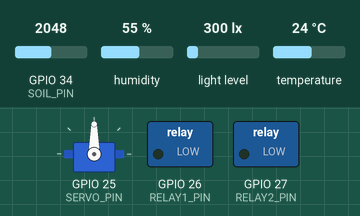
Bench run of a sketch on a simulated ESP32. Shown: servo, switched loads named in the sketch (green lamp = pin HIGH). The test bench sets the inputs (shaded band); at power-on: GPIO 34 (SOIL_PIN) = 2048, humidity 55 %, light level 300 lx, temperature 24 °C. WiFi joins after 1.5 s; servers stay silent unless stated; uploads are accepted with an empty reply; what the sketch prints to the serial monitor is not drawn.

Above: at 2.7 s.
2.8 s: GPIO 34 (SOIL_PIN) set to 2295
4.7 s: GPIO 34 (SOIL_PIN) set to 2419
At 6.7 s:
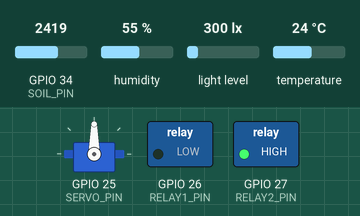
7.0 s: GPIO 34 (SOIL_PIN) set to 2148
8.7 s: GPIO 34 (SOIL_PIN) set to 2029
At 10.2 s:
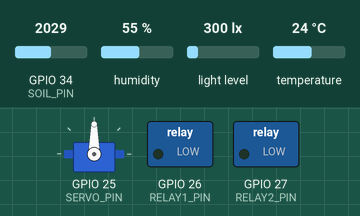
10.9 s: GPIO 34 (SOIL_PIN) set to 2866
At 12.0 s:
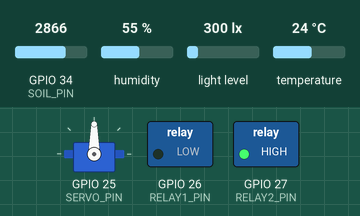
Timing chart, 0 to 13.9 s (numbered marks = the images above; inputs shaded):
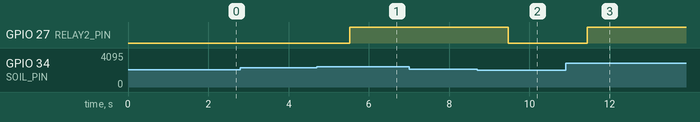

The sketch:

esp32.ino
```cpp
#include <WiFi.h>
#include <Wire.h>
#include <HTTPClient.h>
#include <Adafruit_AHTX0.h>
#include <Adafruit_BMP280.h>
#include <BH1750.h>
#include <ESP32Servo.h>
#include <ArduinoJson.h>

const char* ssid = "KulkasLG2PintuMinatInbok";
const char* password = "suprijoker";
const char* serverHost = "http://192.168.43.205:5000";

Adafruit_AHTX0 aht20;
Adafruit_BMP280 bmp280;
BH1750 lightMeter;
Servo myServo;

#define RELAY1_PIN 26
#define RELAY2_PIN 27
#define SOIL_PIN 34
#define SERVO_PIN 25

String lampMode = "OFF";
int soilThreshold = 2100;

void setup() {
  Serial.begin(115200);

  WiFi.begin(ssid, password);
  while (WiFi.status() != WL_CONNECTED) {
    delay(500); Serial.print(".");
  }
  Serial.println("\nWiFi Terhubung: " + WiFi.localIP().toString());

  pinMode(RELAY1_PIN, OUTPUT);
  pinMode(RELAY2_PIN, OUTPUT);
  digitalWrite(RELAY1_PIN, LOW);
  digitalWrite(RELAY2_PIN, LOW);

  myServo.attach(SERVO_PIN);
  myServo.write(90);

  Wire.begin();
  if (!aht20.begin()) Serial.println("AHT20 gagal");
  if (!bmp280.begin(0x77)) Serial.println("BMP280 gagal");
  if (!lightMeter.begin(BH1750::CONTINUOUS_HIGH_RES_MODE)) Serial.println("BH1750 gagal");
}

void checkControlFromServer() {
  if (WiFi.status() == WL_CONNECTED) {
    HTTPClient http;
    http.begin(String(serverHost) + "/get-control");
    int httpCode = http.GET();

    if (httpCode == 200) {
      String payload = http.getString();
      DynamicJsonDocument doc(256);
      DeserializationError err = deserializeJson(doc, payload);
      if (err) return;

      String lampCmd = doc["lamp"] | "OFF";
      String servoCmd = doc["servo"] | "";
      int newThreshold = doc["threshold"] | soilThreshold;

      lampMode = lampCmd;
      soilThreshold = newThreshold;

      if (lampCmd == "ON") digitalWrite(RELAY1_PIN, HIGH);
      else if (lampCmd == "OFF") digitalWrite(RELAY1_PIN, LOW);

      if (servoCmd == "ON") {
        myServo.write(0);
        delay(1000);
        myServo.write(90);

        HTTPClient http2;
        http2.begin(String(serverHost) + "/control");
        http2.addHeader("Content-Type", "application/x-www-form-urlencoded");
        http2.POST("servo=OFF");
        http2.end();
      }
    }
    http.end();
  }
}

void loop() {
  sensors_event_t hum, temp;
  aht20.getEvent(&hum, &temp);
  float lux = lightMeter.readLightLevel();
  int soilVal = analogRead(SOIL_PIN);

  float soilPercent = map(soilVal, 2900, 1400, 0, 100);
  soilPercent = constrain(soilPercent, 0, 100);

  if (lampMode == "AUTO") {
    digitalWrite(RELAY1_PIN, lux < 15 ? HIGH : LOW);
  }

  if (soilVal > soilThreshold + 250) {
    digitalWrite(RELAY2_PIN, HIGH);
  } else if (soilVal <= soilThreshold) {
    digitalWrite(RELAY2_PIN, LOW);
  }

  if (WiFi.status() == WL_CONNECTED) {
    HTTPClient http;
    http.begin(String(serverHost) + "/data");
    http.addHeader("Content-Type", "application/x-www-form-urlencoded");

    String postData = "temp=" + String(temp.temperature) +
                      "&hum=" + String(hum.relative_humidity) +
                      "&lux=" + String(lux) +
                      "&soil=" + String(soilVal) +
                      "&soil_percent=" + String(soilPercent);
    http.POST(postData);
    http.end();
  }

  checkControlFromServer();

  String lampStatus = digitalRead(RELAY1_PIN) == HIGH ? "ON" : "OFF";
  String pumpStatus = digitalRead(RELAY2_PIN) == HIGH ? "ON" : "OFF";
  String servoStatus = "OFF";

  Serial.println("\n WiFi Terhubung: " + WiFi.localIP().toString());
  Serial.print("\n Lampu: ");
  Serial.print(lampStatus);
  Serial.print(" | Pompa: ");
  Serial.print(pumpStatus);
  Serial.print(" | Servo: ");
  Serial.println(servoStatus);
  Serial.printf("\n T: %.1fC H: %.1f%% Lux: %.1f Soil: %d (%.1f%%)\n", temp.temperature, hum.relative_humidity, lux, soilVal, soilPercent);

  delay(500);
}
```

Measured:
- the behaviour switches between 2350 and 2351 on GPIO 34 (SOIL_PIN) (found by bisection; images 0 and 1)
- the behaviour switches between 2101 and 2100 on GPIO 34 (SOIL_PIN) (found by bisection; images 1 and 2)
- after the input at 2.8 s, every drawn part: stays the same
- after the input at 4.7 s, GPIO 27 (RELAY2_PIN): LOW → HIGH after 0.83 s
- after the input at 7.0 s, every drawn part: stays the same
- after the input at 8.7 s, GPIO 27 (RELAY2_PIN): HIGH → LOW after 0.77 s
- after the input at 10.9 s, GPIO 27 (RELAY2_PIN): LOW → HIGH after 0.55 s
